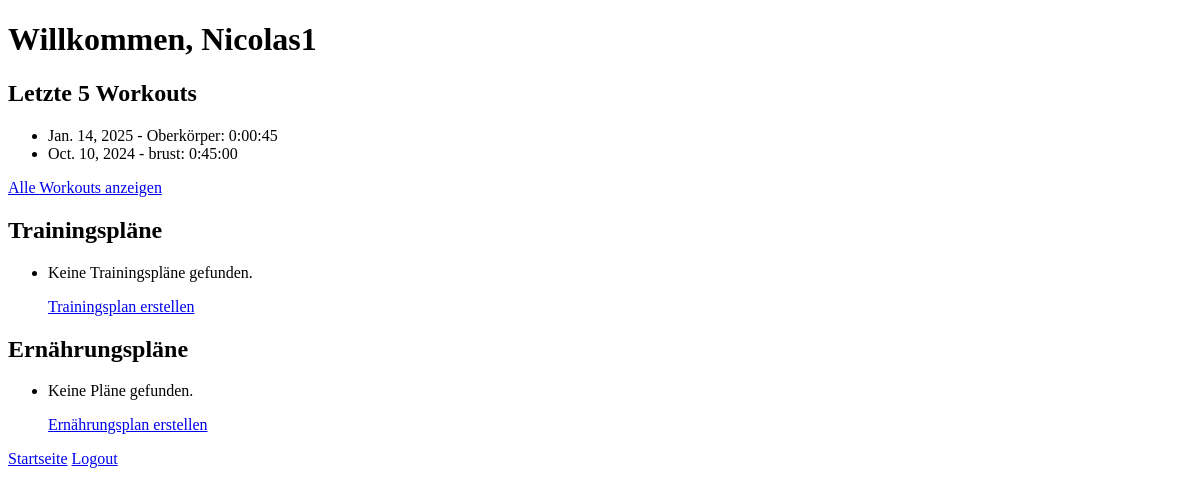
/dashboard/ (signed in), run on an earlier commit of the app's database.
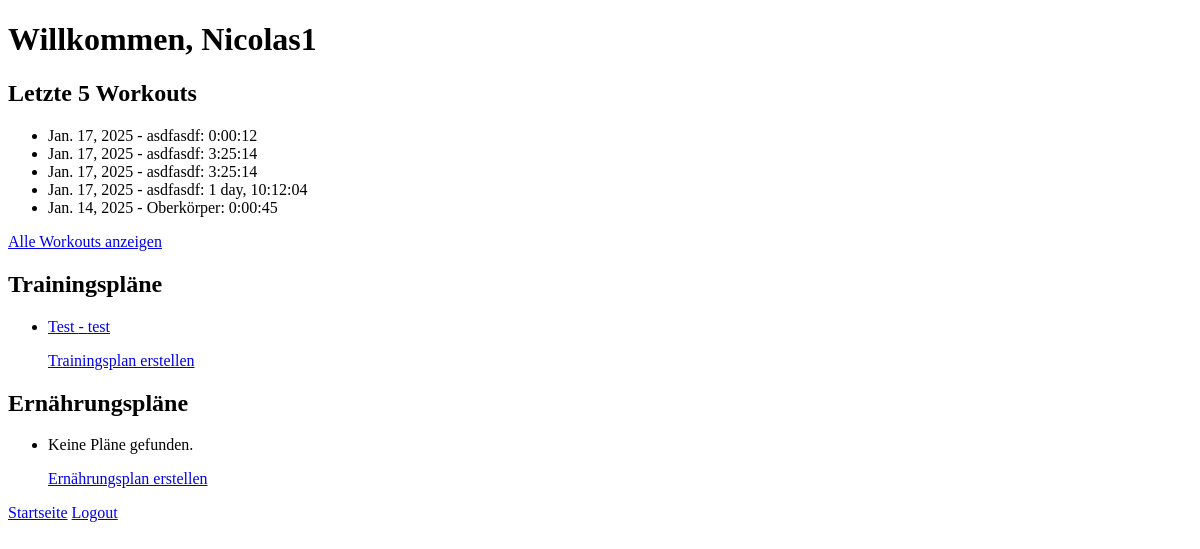
And on a later commit of the database.
### blog/models.py (models this page shows, shortened)
class Workout(models.Model):
    user = models.ForeignKey(User, on_delete=models.CASCADE)
    date = models.DateField(default=datetime.date.today)
    workout_type = models.CharField(max_length=50)
    duration = models.DurationField()

class TrainingPlan(models.Model):
    user = models.ForeignKey(User, on_delete=models.CASCADE)
    name = models.CharField(max_length=100)
    category = models.CharField(max_length=100)
    exercise1 = models.CharField(max_length=100)
    exercise2 = models.CharField(max_length=100)
    exercise3 = models.CharField(max_length=100)
    exercise4 = models.CharField(max_length=100)
    exercise5 = models.CharField(max_length=100)
    exercise6 = models.CharField(max_length=100)

### blog/views.py (the view)
# urls.py: path("dashboard/", views.dashboard, name="dashboard"),
@login_required
def dashboard(request):
    user = request.user
    workouts = user.workout_set.all().order_by('-date')[:5]
    mplans = user.mealplan_set.all()
    tplans = user.trainingplan_set.all()
    return render(request, "user/dashboard.html", {
        "workouts": workouts,
        "mplans": mplans,
        "tplans": tplans,
    })

### blog/templates/user/dashboard.html (shortened to what this page needs)
<!DOCTYPE html>
<html>
<head>
</head>
<body>
    <h1>Willkommen, {{ user.username }}</h1>
    <h2>Letzte 5 Workouts</h2>
    <ul>
        {% for workout in workouts %}
            <li>{{ workout.date }} - {{ workout.workout_type }}: {{ workout.duration }}</li>
        {% empty %}
            <li>Keine Workouts gefunden.</li>
        {% endfor %}
    </ul>
    <p><a href="{% url 'all_workouts' %}">Alle Workouts anzeigen</a></p>
    <h2>Trainingspläne</h2>
    <ul>
        {% for tplan in tplans %}
            <li>
                <a href="{% url 'tplan_detail' tplan.pk %}">
                    {{ tplan.name }} - {{ tplan.category }}
                </a>
            </li>
        {% empty %}
            <li>Keine Trainingspläne gefunden.</li>
        {% endfor %}
    </ul>
    <ul>
    <a href="{% url 'tplan_create'  %}">
    Trainingsplan erstellen
    </a>
    </ul>
    <h2>Ernährungspläne</h2>
    <ul>
        {% for mplan in mplans %}
            <li>
                <a href="{% url 'mplan_detail' mplan.pk %}">
                    {{ mplan.name }} - {{ mplan.calories }}
                </a>
            </li>
        {% empty %}
            <li>Keine Pläne gefunden.</li>
        {% endfor %}
    </ul>
    <ul>
    <a href="{% url 'mplan_create'  %}">
    Ernährungsplan erstellen
    </a>
    </ul>
    <a href="{% url 'article_list' %}">Startseite</a>
    <a href="{% url 'logout' %}">Logout</a>
</body>
</html>

What changed in the data, as far as the page shows it:
no longer on this page (row unchanged): Workout: date "Oct. 10, 2024", workout_type "brust", duration "0:45:00"
added Workout: date "Jan. 17, 2025", workout_type "asdfasdf", duration "0:00:12"
added Workout: date "Jan. 17, 2025", workout_type "asdfasdf", duration "3:25:14"
added Workout: date "Jan. 17, 2025", workout_type "asdfasdf", duration "3:25:14"
added Workout: date "Jan. 17, 2025", workout_type "asdfasdf", duration "1 day, 10:12:04"
added TrainingPlan: name "Test", category "test"
Also different on the page:
text no longer shown: "Keine Trainingspläne gefunden."
